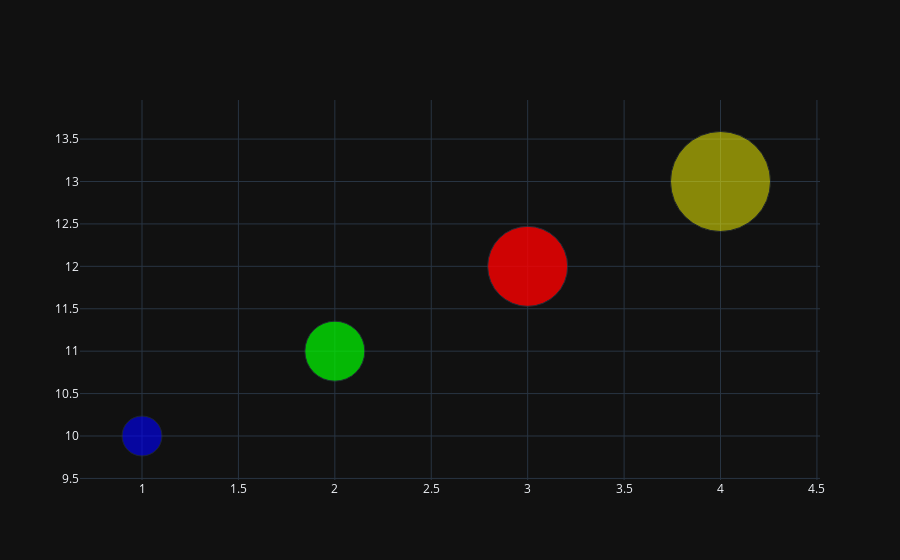

The notebook cell this image was saved under:
### Code cell
fig.show()

### Figure 1 — Plotly figure (JSON) as saved in the notebook; plotly's stock layout.template omitted (floating-point values rounded to 4 significant figures)
{"data": [{"marker": {"color": ["rgb(0, 0, 255)", "rgb(0, 255, 0)", "rgb(255, 0, 0)", "rgb(255, 255, 1)"], "opacity": [0.6, 0.7, 0.8, 0.5], "size": [40, 60, 80, 100]}, "mode": "markers", "text": ["product A", "product B", "product C", "product D"], "x": [1, 2, 3, 4], "y": [10, 11, 12, 13], "type": "scatter"}], "layout": {}}
